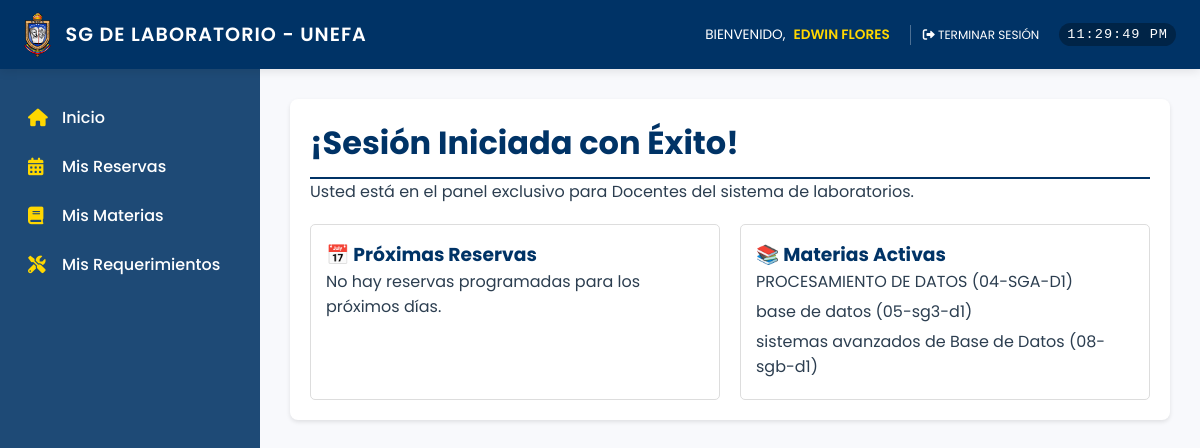
The app's page /inicio/ (signed in) with its own data.
### usuarios/models.py (models this page shows, shortened)
class Materia(models.Model):
    docente = models.ForeignKey(User, on_delete=models.CASCADE)
    nombre = models.CharField(max_length=100)
    seccion = models.CharField(max_length=20)
    class Meta:
        verbose_name = "Materia"
        verbose_name_plural = "Materias"

### usuarios/views.py (the view)
# urls.py: path('inicio/', views.inicio_docente, name='inicio'),
@login_required
def inicio_docente(request):
    hoy = timezone.localtime()
    reservas_proximas = Reserva.objects.filter(
        fecha__gte=hoy.date()
    ).exclude(
        fecha=hoy.date(),
        hora_fin__lt=hoy.time()
    ).order_by('fecha', 'hora_inicio')[:10]  # limitar a 10 para no saturar
    materias_activas = Materia.objects.filter(docente=request.user).order_by('nombre')
    return render(request, 'usuarios/inicio.html', {
        'reservas_proximas': reservas_proximas,
        'materias_activas': materias_activas,
    })

### templates/usuarios/inicio.html (shortened to what this page needs)
{% extends "admin/base1.html" %}
{% block content %}
<div style="background: white; padding: 20px; border-radius: 8px; box-shadow: 0 2px 4px rgba(0,0,0,0.1);">
    <h1 style="color: #003366; border-bottom: 2px solid #003366; padding-bottom: 10px;">¡Sesión Iniciada con Éxito!</h1>
    <p>Usted está en el panel exclusivo para Docentes del sistema de laboratorios.</p>
    <div style="margin-top: 20px; display: grid; grid-template-columns: 1fr 1fr; gap: 20px;">
        <div style="padding: 15px; border: 1px solid #ddd; border-radius: 5px;">
            <h3 style="color: #003366;">📅 Próximas Reservas</h3>
            {% if reservas_proximas %}
                <ul style="list-style: none; padding: 0;">
                    {% for reserva in reservas_proximas %}
                    <li style="margin-bottom: 10px; border-bottom: 1px solid #eee; padding-bottom: 5px;">
                        <strong>{{ reserva.fecha|date:"d/m/Y" }}</strong> -
                        {{ reserva.hora_inicio|time:"H:i" }} a {{ reserva.hora_fin|time:"H:i" }}<br>
                        <span style="font-size: 0.9em;">{{ reserva.materia.nombre }} ({{ reserva.materia.seccion }}) - Docente: {{ reserva.docente.get_full_name|default:reserva.docente.username }}</span>
                    </li>
                    {% endfor %}
                </ul>
            {% else %}
                <p>No hay reservas programadas para los próximos días.</p>
            {% endif %}
        </div>
        <div style="padding: 15px; border: 1px solid #ddd; border-radius: 5px;">
            <h3 style="color: #003366;">📚 Materias Activas</h3>
            {% if materias_activas %}
                <ul style="list-style: none; padding: 0;">
                    {% for materia in materias_activas %}
                    <li style="margin-bottom: 5px;">
                        {{ materia.nombre }} ({{ materia.seccion }})
                    </li>
                    {% endfor %}
                </ul>
            {% else %}
                <p>No tienes materias activas asignadas.</p>
            {% endif %}
        </div>
    </div>
</div>
{% endblock %}

### templates/admin/base1.html (shortened to what this page needs)
{% load static %}
<!DOCTYPE html>
<html lang="es">
<head>
    <link rel="stylesheet" href="https://cdnjs.cloudflare.com/ajax/libs/font-awesome/6.0.0/css/all.min.css">
</head>
<body>
    <header class="top-header">
        <div class="logo-section">
            <img src="{% static 'img/logo_unefa.png' %}" alt="Logo UNEFA">
            <span>SG DE LABORATORIO - UNEFA</span>
        </div>
        <div class="user-info">
            <div class="user-details">
                <span>BIENVENIDO,</span>
                <strong class="user-name">{{ user.get_full_name|default:user.username|upper }}</strong>
            </div>
            <div class="user-actions">
                <form action="{% url 'logout' %}" method="post" style="display: inline;">
                    <button type="submit" class="btn-logout"><i class="fas fa-sign-out-alt"></i> TERMINAR SESIÓN</button>
                </form>
            </div>
            <div class="clock" id="live-clock"></div>
        </div>
    </header>
    <div class="wrapper">
        <aside class="sidebar">
            <nav>
                <a href="{% url 'inicio' %}" class="nav-item">
                    <i class="fas fa-home"></i> Inicio
                </a>
                <a href="{% url 'crear_reserva' %}" class="nav-item">
                    <i class="fas fa-calendar-alt"></i> Mis Reservas
                </a>
                <a href="{% url 'gestion_materias' %}" class="nav-item">
                    <i class="fas fa-book"></i> Mis Materias
                </a>
                <a href="{% url 'mis_requerimientos' %}" class="nav-item">
                    <i class="fas fa-tools"></i> Mis Requerimientos
                </a>
            </nav>
        </aside>
        <main class="main-content">
            {% block content %}
            {% endblock %}
        </main>
    </div>
</body>
</html>

### templates/admin/base1.html (style rules this page uses)
:root { --azul-unefa: #003366; --azul-claro: #1e4a76; --dorado-unefa: #FFD700; --gris-claro: #f8f9fc; --gris-borde: #e9ecef; --texto-oscuro: #2c3e50; --verde-exito: #27ae60; --rojo-error: #e74c3c; --sombra-suave: 0 4px 12px rgba(0,0,0,0.05); }
* { margin: 0; padding: 0; box-sizing: border-box; }
body { font-family: 'Poppins', sans-serif; background-color: var(--gris-claro); color: var(--texto-oscuro); height: 100vh; display: flex; flex-direction: column; }
.top-header { background: var(--azul-unefa); color: white; padding: 12px 24px; display: flex; justify-content: space-between; align-items: center; flex-wrap: wrap; gap: 15px; box-shadow: 0 2px 10px rgba(0,0,0,0.1); z-index: 100; }
.logo-section { display: flex; align-items: center; gap: 15px; }
.logo-section img { height: 45px; width: auto; }
.logo-section span { font-size: 1.2rem; font-weight: 600; letter-spacing: 1px; }
.user-info { display: flex; align-items: center; gap: 20px; font-size: 0.85rem; flex-wrap: wrap; }
.user-details { display: flex; align-items: center; gap: 8px; }
.user-name { font-weight: 600; color: var(--dorado-unefa); }
.user-actions { display: flex; align-items: center; gap: 8px; border-left: 1px solid rgba(255,255,255,0.3); padding-left: 12px; }
.btn-logout { background: none; border: none; color: white; cursor: pointer; font-family: inherit; font-size: 0.75rem; transition: 0.2s; }
.clock { font-family: monospace; font-size: 0.85rem; background: rgba(0,0,0,0.3); padding: 4px 8px; border-radius: 20px; letter-spacing: 1px; }
.wrapper { display: flex; flex: 1; overflow: hidden; }
.sidebar { width: 260px; background: var(--azul-claro); padding: 24px 0; display: flex; flex-direction: column; gap: 8px; box-shadow: var(--sombra-suave); overflow-y: auto; }
.nav-item { display: flex; align-items: center; gap: 12px; padding: 12px 24px; color: white; text-decoration: none; font-weight: 500; transition: all 0.2s; border-left: 4px solid transparent; }
.nav-item i { width: 22px; font-size: 1.1rem; color: var(--dorado-unefa); }
.main-content { flex: 1; padding: 30px; overflow-y: auto; background: var(--gris-claro); }

### records on screen
Materia: nombre "PROCESAMIENTO DE DATOS", seccion "04-SGA-D1"
Materia: nombre "base de datos", seccion "05-sg3-d1"
Materia: nombre "sistemas avanzados de Base de Datos", seccion "08-sgb-d1"

### other values on screen
{{ user.get_full_name|default:user.username|upper }} "EDWIN FLORES"
